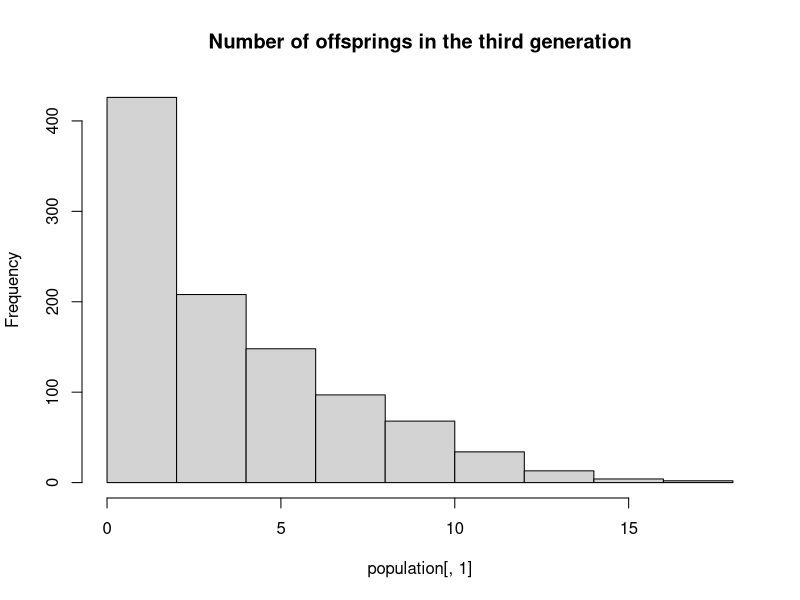
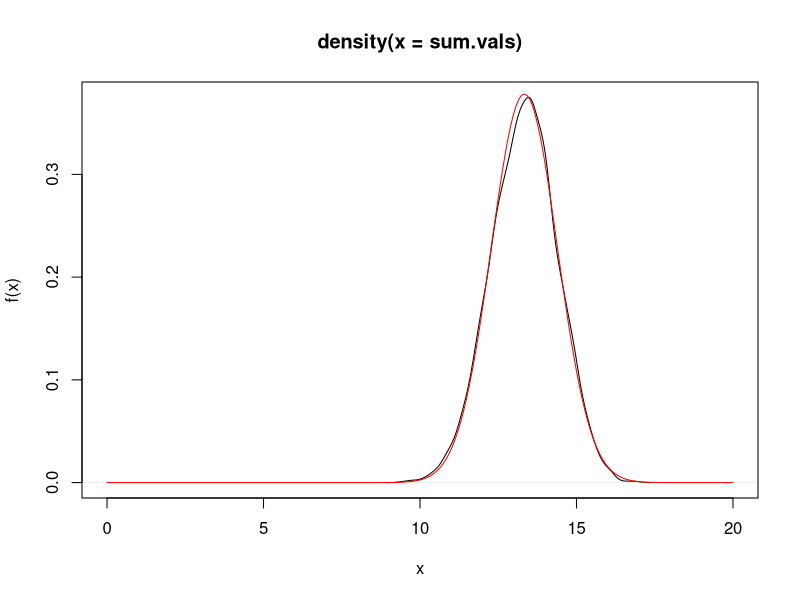

Write the R code that produced these figures, in order.
## ---- chunk 1
?prcomp()
# set a 4 x 4 matrix
V1 <- c(5,10,15,20)
V2 <- seq(7:10)
V3 <- c(6,11,9,28)
V4 <- c(38:35)
matrix <- cbind(V1,V2,V3,V4)
covariance <-cov(matrix)

#PCA: eigenvalue decomposition of the sample covariance matrix
prcomp(covariance, scale = T, center = F)
# tried scale = T or F and center = T or F, noted that the defalt is scale = F while center = T.

# if center = T, the variables will be shifted to be zero centered.
# if scale = T, the variables are scaled to have unit variance be fore the analysis takes place

# we set scale = T and center = T when we want to get a scaled pca on the data matrix 
# which centers at 0, especially when we don't have the scaling done before doing pca. 

# it is good to scale the data in most cases, otherwise the magnitude to the variables 
# dominates the associations between the variables. Unless all the variables are previously 
# recorded in the same scale, it is better to normalize (scale) the data. For example, 
# do pca on a gene matrix.

# similarly, better not to have the uncentered matrix data.
## ---- chunk 2

# generate 1000 populations
population <-matrix(0, 1000, 1)
for (i in 1:nrow(population)){
m=1
while(m<1001){
G2<-rpois(1,2) # set first generation with 1 person, plug the poisson distribution with lembda = 2 to the second generation and solve for # of people in G2
G3<-rpois(G2,2) # the second generation has G2 people. Solve for G3 from each individual in G2
G<-sum(G3) # add each G3 to get the overall G3 in per population (picture the population tree)
population[i,1]<-G
m=m+1
}
}

hist(population[,1], main = "Number of offsprings in the third generation")

mean(population)
var(population)
## ---- chunk 3

 n = 10000
sim.vals = matrix(sqrt(runif(n*20)), nrow=n)
sum.vals = apply(sim.vals, 1, sum)
plot(density(sum.vals), xlab="x", ylab="f(x)", xlim=c(0,20))
x.vals = seq(from=0,to=20, by=0.01)
points(x.vals, dnorm(x.vals, mean=40/3, sd=0.236*sqrt(20)), type="line", col="red")
## ---- chunk 4
(I_f = pnorm(1) - pnorm(0))

n.vals = 5:100
x.vals = runif(100)
g.vals = rep(1,100) # U(0,1) density is 1 in region
f.vals = dnorm(x.vals)
I.est = rep(0, length(n.vals))
for (i in 1:length(n.vals)) {
  n = n.vals[i]
  I.est[i] = mean(f.vals[1:n]/g.vals[1:n])
  }
I.est[1:10]

